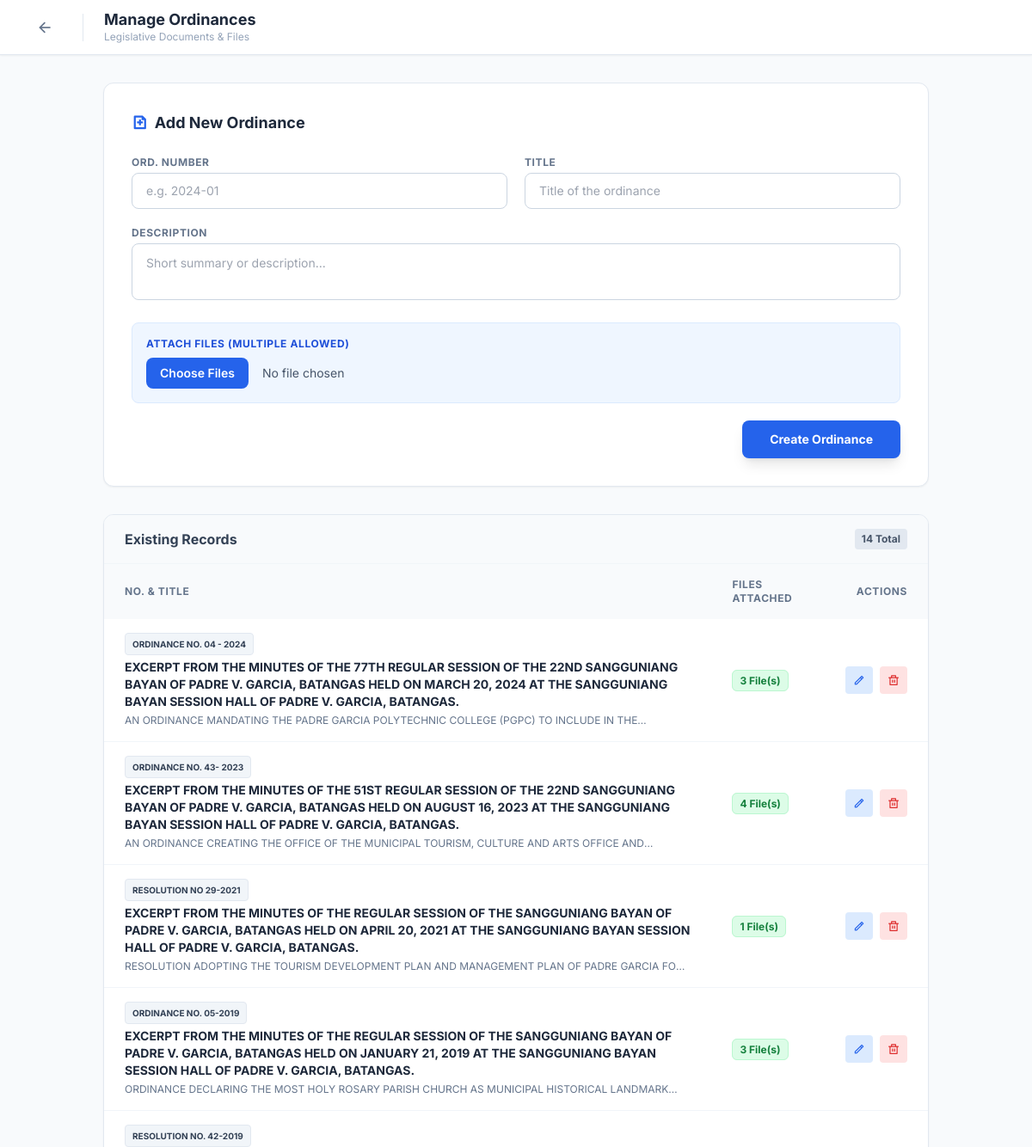
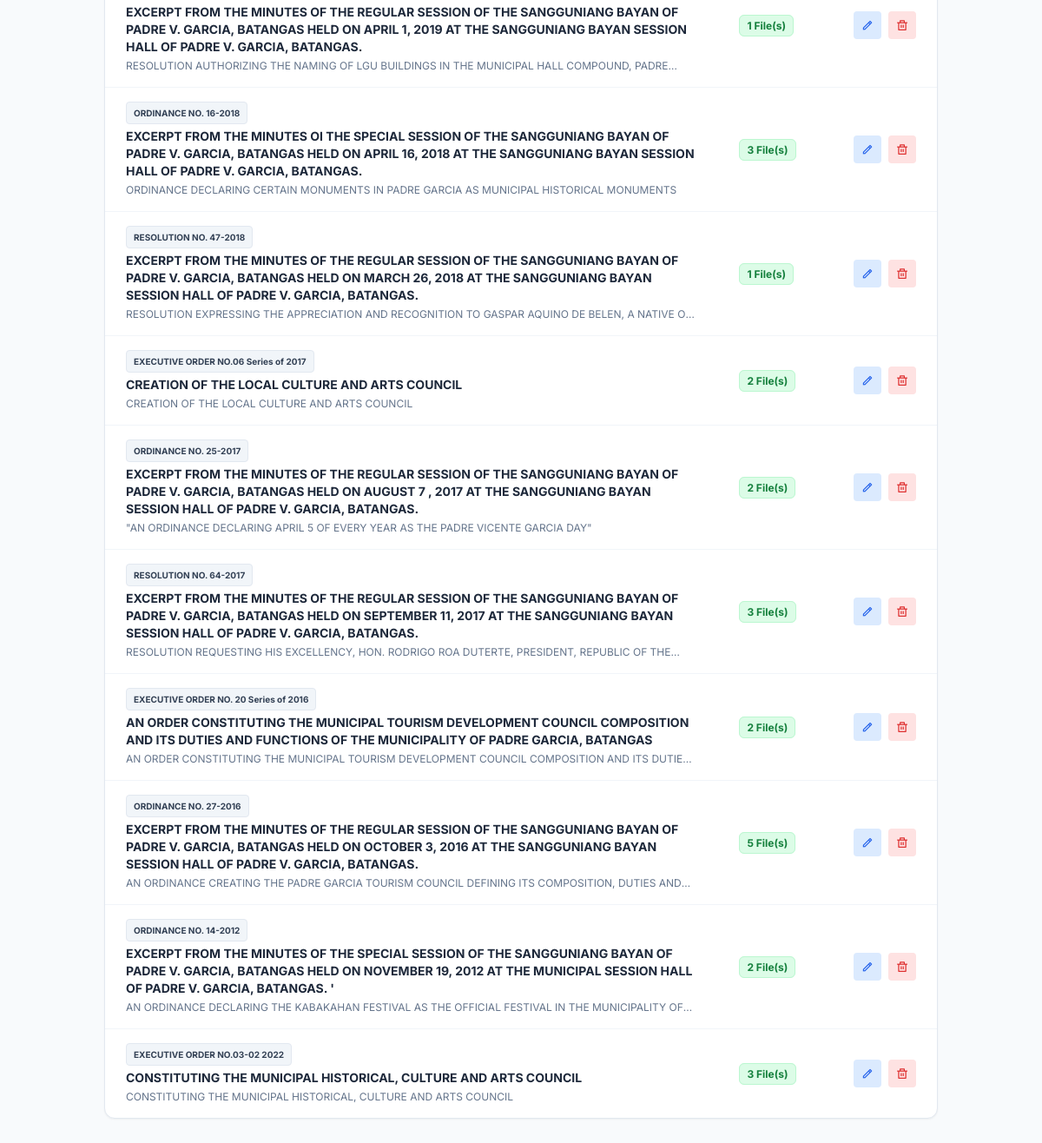
The page /manage-ordinances (signed in) on the database as committed earlier (2 pictures, top to bottom).
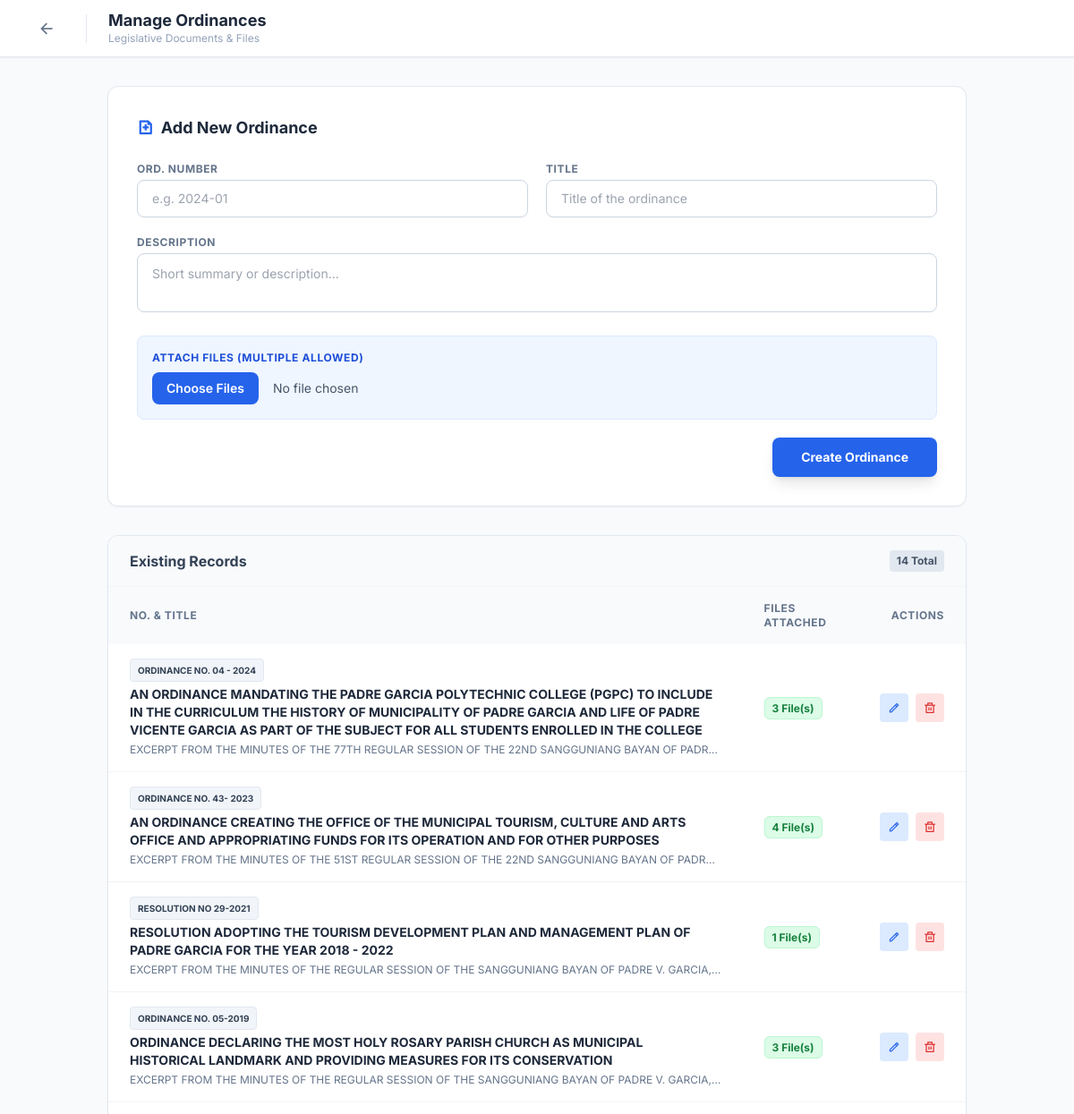
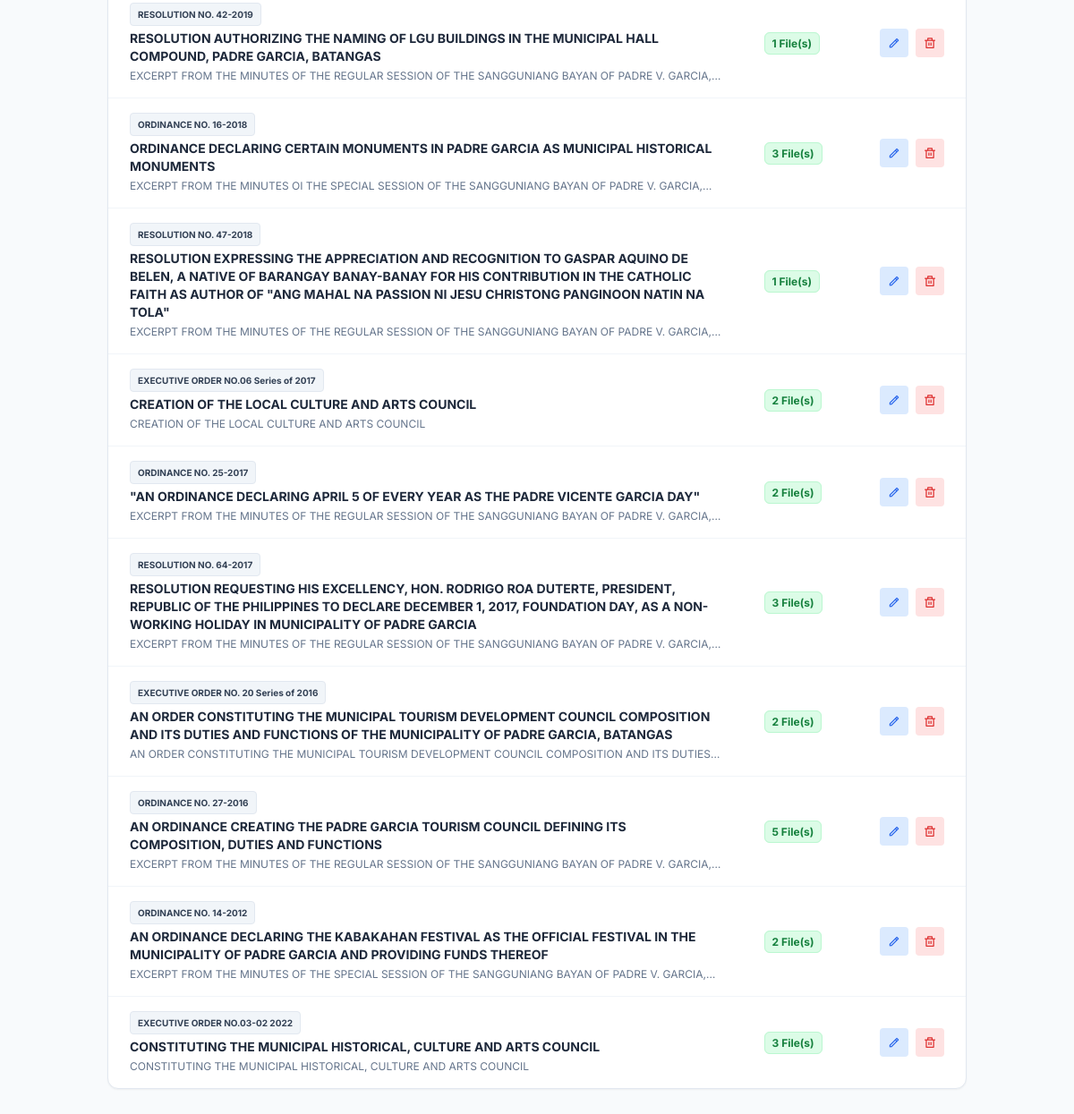
The same page on the database as committed later (2 pictures, top to bottom).
### webapp/models.py (models this page shows)
class Ordinance(db.Model):
    id = db.Column(db.Integer, primary_key=True)
    number = db.Column(db.String(50), nullable=False)
    title = db.Column(db.String(300), nullable=False)
    description = db.Column(db.Text, nullable=True)
    file_url = db.Column(db.String(500), nullable=True)
    date_added = db.Column(db.DateTime(timezone=True), server_default=func.now())

### webapp/views.py (the view, shortened to what this page needs)
@views.route("/manage-ordinances", methods=["GET", "POST"])
@login_required
def manage_ordinances():
    if not current_user.is_admin: return redirect(url_for("views.home"))
    ordinances = Ordinance.query.all()
    ordinances = sorted(ordinances, key=get_ord_sort_key)
    return render_template("manage_ordinances.html", ordinances=ordinances)

### webapp/views.py (called while the page is built, shortened)
def get_ord_sort_key(ord_obj):
    text = str(ord_obj.number).strip()
    nums = re.findall(r'\d+', text)
    if len(nums) >= 2:
        if len(nums[0]) == 4:
            return (-int(nums[0]), int(nums[1]), text)
        elif len(nums[1]) == 4:
            return (-int(nums[1]), int(nums[0]), text)
        else:
            return (-int(nums[0]), int(nums[1]), text)
    elif len(nums) == 1:
        return (-int(nums[0]), 0, text)
    else:
        return (0, 0, text)

@views.before_app_request
def check_maintenance():
    try:
        setting = SiteContent.query.filter_by(key='site_maintenance_mode').first()
        is_maintenance = (setting.value == 'true') if setting else False
    except:
        is_maintenance = False
    if not is_maintenance:
        return None

### webapp/templates/manage_ordinances.html (shortened to what this page needs)
{% extends "base.html" %}
{% block navbar %}
<nav class="fixed top-0 w-full z-50 bg-white border-b border-slate-200 h-16 flex items-center px-4 md:px-8 justify-between shadow-sm">
    <div class="flex items-center gap-4">
        <a href="{{ url_for('views.dashboard') }}" class="w-10 h-10 flex items-center justify-center rounded-full hover:bg-slate-100 text-slate-500 transition" title="Back to Dashboard">
            <i class="ri-arrow-left-line text-xl"></i>
        </a>
        <div>
            <h1 class="text-lg font-bold text-slate-800 leading-tight">Manage Ordinances</h1>
            <p class="text-xs text-slate-400 hidden md:block">Legislative Documents & Files</p>
        </div>
    </div>
</nav>
{% endblock %}
{% block content %}
<div class="pt-24 pb-20 px-4 md:px-8 max-w-5xl mx-auto">
    <div class="bg-white p-6 md:p-8 rounded-xl border border-slate-200 shadow-sm mb-8">
        <h3 class="font-bold text-slate-800 mb-6 flex items-center gap-2 text-lg">
            <i class="ri-file-add-line text-blue-600"></i> Add New Ordinance
        </h3>
        <form method="POST" enctype="multipart/form-data" class="space-y-5">
            <div class="grid grid-cols-1 md:grid-cols-2 gap-5">
                <div>
                    <label class="block text-xs font-bold text-slate-500 mb-1 uppercase tracking-wider">Ord. Number</label>
                    <input type="text" name="ord_number" placeholder="e.g. 2024-01" required class="w-full border border-slate-300 rounded-lg px-4 py-2.5 text-sm focus:border-blue-500 outline-none">
                </div>
                <div>
                    <label class="block text-xs font-bold text-slate-500 mb-1 uppercase tracking-wider">Title</label>
                    <input type="text" name="ord_title" placeholder="Title of the ordinance" required class="w-full border border-slate-300 rounded-lg px-4 py-2.5 text-sm focus:border-blue-500 outline-none">
                </div>
            </div>
            <div>
                <label class="block text-xs font-bold text-slate-500 mb-1 uppercase tracking-wider">Description</label>
                <textarea name="ord_desc" rows="2" placeholder="Short summary or description..." class="w-full border border-slate-300 rounded-lg px-4 py-3 text-sm focus:border-blue-500 outline-none resize-none"></textarea>
            </div>
            <div class="bg-blue-50 p-4 rounded-lg border border-blue-100">
                <label class="block text-xs font-bold text-blue-700 mb-2 uppercase tracking-wider">Attach Files (Multiple Allowed)</label>
                <input type="file" name="ord_file" class="block w-full text-sm text-slate-600 file:mr-4 file:py-2 file:px-4 file:rounded-lg file:border-0 file:text-sm file:font-semibold file:bg-blue-600 file:text-white hover:file:bg-blue-700 cursor-pointer" multiple>
            </div>
            <div class="text-right">
                <button type="submit" class="bg-blue-600 hover:bg-blue-700 text-white px-8 py-3 rounded-lg font-bold text-sm transition shadow-lg">Create Ordinance</button>
            </div>
        </form>
    </div>
    <div class="bg-white rounded-xl shadow-sm border border-slate-200 overflow-hidden">
        <div class="bg-slate-50 px-6 py-4 border-b border-slate-100 flex justify-between items-center">
            <h3 class="font-bold text-slate-700">Existing Records</h3>
            <span class="text-xs bg-slate-200 text-slate-600 px-2 py-1 rounded font-bold">{{ ordinances|length }} Total</span>
        </div>
        <div class="overflow-x-auto">
            <table class="w-full text-sm text-left">
                <thead class="bg-slate-50 text-slate-500 uppercase text-xs">
                    <tr>
                        <th class="px-6 py-4 font-bold tracking-wider">No. & Title</th>
                        <th class="px-6 py-4 font-bold tracking-wider">Files Attached</th>
                        <th class="px-6 py-4 font-bold tracking-wider text-right">Actions</th>
                    </tr>
                </thead>
                <tbody class="divide-y divide-slate-100">
                    {% for ord in ordinances %}
                    <tr class="hover:bg-slate-50 transition">
                        <td class="px-6 py-4">
                            <span class="inline-block bg-slate-100 text-slate-700 text-[10px] font-bold px-2 py-0.5 rounded border border-slate-200 mb-1">{{ ord.number }}</span>
                            <p class="font-bold text-slate-800">{{ ord.title }}</p>
                            <p class="text-xs text-slate-500 mt-1 line-clamp-1">{{ ord.description }}</p>
                        </td>
                        <td class="px-6 py-4">
                            {% set file_count = ord.file_url.split('|')|length if ord.file_url else 0 %}
                            {% if file_count > 0 %}
                                <span class="bg-green-100 text-green-700 text-xs font-bold px-2 py-1 rounded-md border border-green-200">{{ file_count }} File(s)</span>
                            {% else %}
                                <span class="text-slate-400 italic text-xs">No files</span>
                            {% endif %}
                        </td>
                        <td class="px-6 py-4 text-right">
                            <div class="flex justify-end gap-2">
                                <button onclick="openOrdModal('{{ ord.id }}', '{{ ord.number }}', '{{ ord.title|replace("'", "\\'") }}', `{{ ord.description|replace("`", "\\`") }}`, '{{ ord.file_url }}')"
                                        class="w-8 h-8 rounded bg-blue-100 text-blue-600 hover:bg-blue-600 hover:text-white flex items-center justify-center transition" title="Edit">
                                    <i class="ri-pencil-line"></i>
                                </button>
                                <form method="POST" onsubmit="return confirm('Are you sure you want to delete this entire ordinance record?');">
                                    <button class="w-8 h-8 rounded bg-red-100 text-red-600 hover:bg-red-600 hover:text-white flex items-center justify-center transition" title="Delete">
                                        <i class="ri-delete-bin-line"></i>
                                    </button>
                                </form>
                            </div>
                        </td>
                    </tr>
                    {% else %}
                    <tr>
                        <td colspan="3" class="px-6 py-8 text-center text-slate-400 italic">No ordinances have been uploaded yet.</td>
                    </tr>
                    {% endfor %}
                </tbody>
            </table>
        </div>
    </div>
</div>
{% endblock %}

### webapp/templates/base.html (shortened to what this page needs)
<!DOCTYPE html>
<html lang="en">
<head>
    <script src="https://cdn.tailwindcss.com/3.4.16"></script>
    <link href="https://cdnjs.cloudflare.com/ajax/libs/remixicon/4.1.0/remixicon.min.css" rel="stylesheet">
    <link href="https://unpkg.com/aos@2.3.1/dist/aos.css" rel="stylesheet">
    <link rel="stylesheet" href="https://unpkg.com/leaflet@1.9.4/dist/leaflet.css" />
</head>
<body class="flex flex-col min-h-screen {% block body_class %}{% endblock %}" ondragstart="return false;">
    {% block navbar %}{% endblock %}
    <main class="flex-grow">
        {% block content %}{% endblock %}
    </main>
</body>
</html>

### webapp/templates/base.html (style rules this page uses)
body { -webkit-user-select: none; -moz-user-select: none; -ms-user-select: none; user-select: none; }
input, textarea, select { -webkit-user-select: auto; -moz-user-select: auto; -ms-user-select: auto; user-select: auto; }
html, body { overflow-x: hidden; width: 100%; margin: 0; padding: 0; background-color: #f8fafc; transition: all 0.3s ease; }

Rows that differ between the two databases and show on the page:
changed Ordinance: title "EXCERPT FROM THE MINUTES OF THE 77TH REGULAR SESSION OF THE 22ND SANGGUNIANG BAYAN OF PADRE V. GARCIA, BATANGAS HELD ON MARCH 20, 2024 AT THE SANGGUNIANG BAYAN SESSION HALL OF PADRE V. GARCIA, BATANGAS." → "AN ORDINANCE MANDATING THE PADRE GARCIA POLYTECHNIC COLLEGE (PGPC) TO INCLUDE IN THE CURRICULUM THE HISTORY OF MUNICIPALITY OF PADRE GARCIA AND LIFE OF PADRE VICENTE GARCIA AS PART OF THE SUBJECT FOR ALL STUDENTS ENROLLED IN THE COLLEGE"; description "AN ORDINANCE MANDATING THE PADRE GARCIA POLYTECHNIC COLLEGE (PGPC) TO INCLUDE IN…" → "EXCERPT FROM THE MINUTES OF THE 77TH REGULAR SESSION OF THE 22ND SANGGUNIANG BAYAN OF…"
changed Ordinance: title "EXCERPT FROM THE MINUTES OF THE 51ST REGULAR SESSION OF THE 22ND SANGGUNIANG BAYAN OF PADRE V. GARCIA, BATANGAS HELD ON AUGUST 16, 2023 AT THE SANGGUNIANG BAYAN SESSION HALL OF PADRE V. GARCIA, BATANGAS." → "AN ORDINANCE CREATING THE OFFICE OF THE MUNICIPAL TOURISM, CULTURE AND ARTS OFFICE AND APPROPRIATING FUNDS FOR ITS OPERATION AND FOR OTHER PURPOSES"; description "AN ORDINANCE CREATING THE OFFICE OF THE MUNICIPAL TOURISM, CULTURE AND ARTS OFFICE…" → "EXCERPT FROM THE MINUTES OF THE 51ST REGULAR SESSION OF THE 22ND SANGGUNIANG BAYAN OF…"
changed Ordinance: title "EXCERPT FROM THE MINUTES OF THE REGULAR SESSION OF THE SANGGUNIANG BAYAN OF PADRE V. GARCIA, BATANGAS HELD ON APRIL 20, 2021 AT THE SANGGUNIANG BAYAN SESSION HALL OF PADRE V. GARCIA, BATANGAS." → "RESOLUTION ADOPTING THE TOURISM DEVELOPMENT PLAN AND MANAGEMENT PLAN OF PADRE GARCIA FOR THE YEAR 2018 - 2022"; description "RESOLUTION ADOPTING THE TOURISM DEVELOPMENT PLAN AND MANAGEMENT PLAN OF PADRE GARCIA…" → "EXCERPT FROM THE MINUTES OF THE REGULAR SESSION OF THE SANGGUNIANG BAYAN OF PADRE V.…"
changed Ordinance: title "EXCERPT FROM THE MINUTES OF THE REGULAR SESSION OF THE SANGGUNIANG BAYAN OF PADRE V. GARCIA, BATANGAS HELD ON JANUARY 21, 2019 AT THE SANGGUNIANG BAYAN SESSION HALL OF PADRE V. GARCIA, BATANGAS." → "ORDINANCE DECLARING THE MOST HOLY ROSARY PARISH CHURCH AS MUNICIPAL HISTORICAL LANDMARK AND PROVIDING MEASURES FOR ITS CONSERVATION"; description "ORDINANCE DECLARING THE MOST HOLY ROSARY PARISH CHURCH AS MUNICIPAL HISTORICAL…" → "EXCERPT FROM THE MINUTES OF THE REGULAR SESSION OF THE SANGGUNIANG BAYAN OF PADRE V.…"
changed Ordinance: title "EXCERPT FROM THE MINUTES OF THE REGULAR SESSION OF THE SANGGUNIANG BAYAN OF PADRE V. GARCIA, BATANGAS HELD ON APRIL 1, 2019 AT THE SANGGUNIANG BAYAN SESSION HALL OF PADRE V. GARCIA, BATANGAS." → "RESOLUTION AUTHORIZING THE NAMING OF LGU BUILDINGS IN THE MUNICIPAL HALL COMPOUND, PADRE GARCIA, BATANGAS"; description "RESOLUTION AUTHORIZING THE NAMING OF LGU BUILDINGS IN THE MUNICIPAL HALL COMPOUND,…" → "EXCERPT FROM THE MINUTES OF THE REGULAR SESSION OF THE SANGGUNIANG BAYAN OF PADRE V.…"
changed Ordinance: title "EXCERPT FROM THE MINUTES OI THE SPECIAL SESSION OF THE SANGGUNIANG BAYAN OF PADRE V. GARCIA, BATANGAS HELD ON APRIL 16, 2018 AT THE SANGGUNIANG BAYAN SESSION HALL OF PADRE V. GARCIA, BATANGAS." → "ORDINANCE DECLARING CERTAIN MONUMENTS IN PADRE GARCIA AS MUNICIPAL HISTORICAL MONUMENTS"; description "ORDINANCE DECLARING CERTAIN MONUMENTS IN PADRE GARCIA AS MUNICIPAL HISTORICAL MONUMENTS" → "EXCERPT FROM THE MINUTES OI THE SPECIAL SESSION OF THE SANGGUNIANG BAYAN OF PADRE V.…"
changed Ordinance: title "EXCERPT FROM THE MINUTES OF THE REGULAR SESSION OF THE SANGGUNIANG BAYAN OF PADRE V. GARCIA, BATANGAS HELD ON MARCH 26, 2018 AT THE SANGGUNIANG BAYAN SESSION HALL OF PADRE V. GARCIA, BATANGAS." → "RESOLUTION EXPRESSING THE APPRECIATION AND RECOGNITION TO GASPAR AQUINO DE BELEN, A NATIVE OF BARANGAY BANAY-BANAY FOR HIS CONTRIBUTION IN THE CATHOLIC FAITH AS AUTHOR OF \"ANG MAHAL NA PASSION NI JESU CHRISTONG PANGINOON NATIN NA TOLA\""; description "RESOLUTION EXPRESSING THE APPRECIATION AND RECOGNITION TO GASPAR AQUINO DE BELEN, A NATIVE…" → "EXCERPT FROM THE MINUTES OF THE REGULAR SESSION OF THE SANGGUNIANG BAYAN OF PADRE V.…"
changed Ordinance "\"AN ORDINANCE DECLARING APRIL 5 OF EVERY YEAR AS THE PADRE VICENTE GARCIA DAY\"": title "EXCERPT FROM THE MINUTES OF THE REGULAR SESSION OF THE SANGGUNIANG BAYAN OF PADRE V. GARCIA, BATANGAS HELD ON AUGUST 7 , 2017 AT THE SANGGUNIANG BAYAN SESSION HALL OF PADRE V. GARCIA, BATANGAS." → "\"AN ORDINANCE DECLARING APRIL 5 OF EVERY YEAR AS THE PADRE VICENTE GARCIA DAY\""; description "\"AN ORDINANCE DECLARING APRIL 5 OF EVERY YEAR AS THE PADRE VICENTE GARCIA DAY\"" → "EXCERPT FROM THE MINUTES OF THE REGULAR SESSION OF THE SANGGUNIANG BAYAN OF PADRE V.…"
changed Ordinance: title "EXCERPT FROM THE MINUTES OF THE REGULAR SESSION OF THE SANGGUNIANG BAYAN OF PADRE V. GARCIA, BATANGAS HELD ON SEPTEMBER 11, 2017 AT THE SANGGUNIANG BAYAN SESSION HALL OF PADRE V. GARCIA, BATANGAS." → "RESOLUTION REQUESTING HIS EXCELLENCY, HON. RODRIGO ROA DUTERTE, PRESIDENT, REPUBLIC OF THE PHILIPPINES TO DECLARE DECEMBER 1, 2017, FOUNDATION DAY, AS A NON-WORKING HOLIDAY IN MUNICIPALITY OF PADRE GARCIA"; description "RESOLUTION REQUESTING HIS EXCELLENCY, HON. RODRIGO ROA DUTERTE, PRESIDENT, REPUBLIC OF…" → "EXCERPT FROM THE MINUTES OF THE REGULAR SESSION OF THE SANGGUNIANG BAYAN OF PADRE V.…"
changed Ordinance: title "EXCERPT FROM THE MINUTES OF THE REGULAR SESSION OF THE SANGGUNIANG BAYAN OF PADRE V. GARCIA, BATANGAS HELD ON OCTOBER 3, 2016 AT THE SANGGUNIANG BAYAN SESSION HALL OF PADRE V. GARCIA, BATANGAS." → "AN ORDINANCE CREATING THE PADRE GARCIA TOURISM COUNCIL DEFINING ITS COMPOSITION, DUTIES AND FUNCTIONS"; description "AN ORDINANCE CREATING THE PADRE GARCIA TOURISM COUNCIL DEFINING ITS COMPOSITION, DUTIES…" → "EXCERPT FROM THE MINUTES OF THE REGULAR SESSION OF THE SANGGUNIANG BAYAN OF PADRE V.…"
changed Ordinance: title "EXCERPT FROM THE MINUTES OF THE SPECIAL SESSION OF THE SANGGUNIANG BAYAN OF PADRE V. GARCIA, BATANGAS HELD ON NOVEMBER 19, 2012 AT THE MUNICIPAL SESSION HALL OF PADRE V. GARCIA, BATANGAS. '" → "AN ORDINANCE DECLARING THE KABAKAHAN FESTIVAL AS THE OFFICIAL FESTIVAL IN THE MUNICIPALITY OF PADRE GARCIA AND PROVIDING FUNDS THEREOF"; description "AN ORDINANCE DECLARING THE KABAKAHAN FESTIVAL AS THE OFFICIAL FESTIVAL IN THE MUNICIPALITY…" → "EXCERPT FROM THE MINUTES OF THE SPECIAL SESSION OF THE SANGGUNIANG BAYAN OF PADRE V.…"
